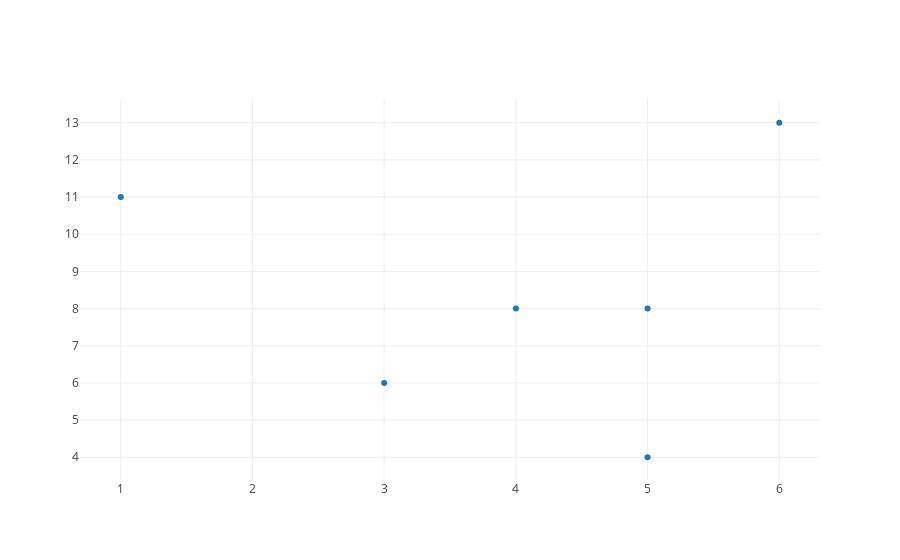

This figure's notebook cell:
### Code cell
import plotly
plotly.offline.init_notebook_mode(connected=True)

# map (function ,list) 

trace0 = dict(x=list(map(lambda i: i['avenue'],neighbors)),   
              y=list(map(lambda i: i['street'],neighbors)),
              text=list(map(lambda i: i['name'],neighbors)),
              mode='markers')

plotly.offline.iplot(dict(data=[trace0], layout={'xaxis': {'dtick': 1}, 'yaxis': {'dtick': 1}}))

### Figure 1 — Plotly figure (JSON) as saved in the notebook; plotly's stock layout.template omitted (floating-point values rounded to 4 significant figures)
{"data": [{"mode": "markers", "text": ["Fred", "Suzie", "Bob", "Edgar", "Steven", "Natalie"], "type": "scatter", "uid": "3f82de6e-55b0-11e9-84e8-ad26bfca1f71", "x": [4, 1, 5, 6, 3, 5], "y": [8, 11, 8, 13, 6, 4]}], "layout": {"xaxis": {"dtick": 1}, "yaxis": {"dtick": 1}}}
